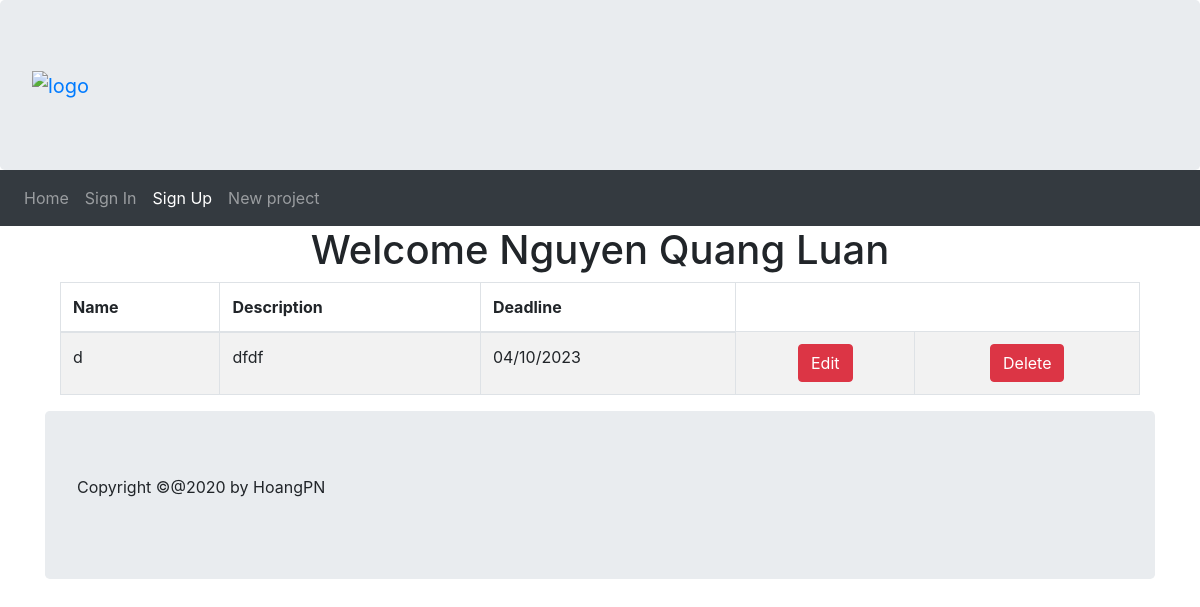
Page /projects (signed in) on the earlier database version.
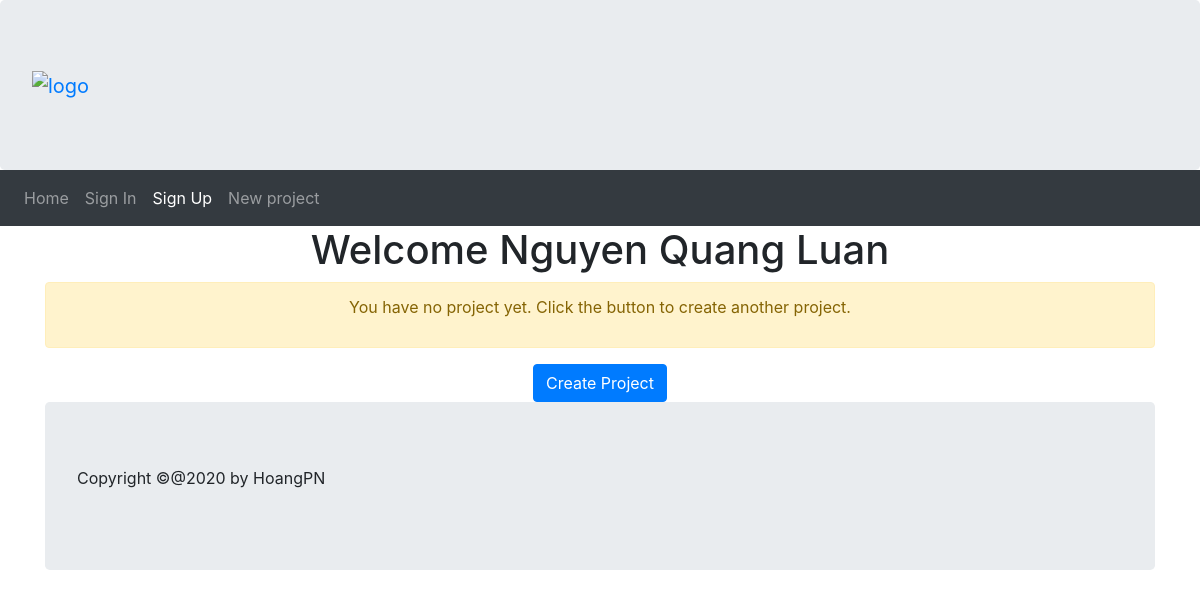
Same page on the later database version.
### models.py (models this page shows, shortened)
class Project(db.Model):
    project_id =  db.Column(db.Integer, Sequence('priority_id_seq'), primary_key=True)
    name = db.Column(db.String(50), nullable=False)
    description = db.Column(db.String(255), nullable=False)
    deadline = db.Column(db.Date, nullable=False)
    user_id = db.Column(db.Integer, db.ForeignKey('user.user_id'))
    user = relationship('User', back_populates='projects')
    status_id = db.Column(db.Integer, db.ForeignKey('status.status_id'))
    status = relationship('Status', back_populates='projects')
    tasks = relationship('Task', back_populates='project')

### main.py (the view)
@app.route('/projects', methods=['GET', 'POST'])
def projects_list():
    _user_id = session.get('user')
    if _user_id:
        user = db.session.query(models.User).filter_by(user_id=_user_id).first()
        return render_template('projects.html', user=user, projects=user.projects)
    else:
        return redirect('/signIn')

### templates/projects.html (shortened to what this page needs)
{% extends 'base.html' %}
{% block content %}
    <div class="container">
        <div class="jumptron text-center">
            <h1>Welcome {{user.first_name}} {{user.last_name}}</h1>
        </div>
    {% if projects %}
        <div class="container">
            <table class="table table-striped table-bordered table-hover">
                <thead>
                    <tr>
                        <th>Name</th>
                        <th>Description</th>
                        <th>Deadline</th>
                    </tr>
                </thead>
                <tbody>
                    {% for project in projects %}
                        <tr class="">
                            <td> {{ project.name }} </td>
                            <td> {{ project.description }} </td>
                            <td> {{ project.deadline.strftime("%d/%m/%Y") }} </td>
                            <td class="text-center">
                                <form action="/editProject" method="post">
                                    <button type="submit" class="btn btn-danger">Edit</button>
                                </form>
                            </td>
                            <td class="text-center">
                                <form action="/deleteProject" method="post">
                                    <button type="submit" class="btn btn-danger">Delete</button>
                                </form>
                            </td>
                        </tr>
                    {% endfor %}
                </tbody>
            </table>
        </div>
    {% else %}
    <div class="jumptron text-center">
        <div class="alert alert-warning text-center">
            <p>You have no project yet. Click the button to create another project.</p>
        </div>
            <a class="btn btn-primary" href="/newProject">Create Project</a>
    </div>
    {% endif %}
{% endblock %}

Differences in the rows shown:
removed Project: name "d", description "dfdf", deadline "04/10/2023"
Other differences:
text no longer shown: "Name Description Deadline"
text now shown: "You have no project yet. Click the button to create another project. Create Project"
